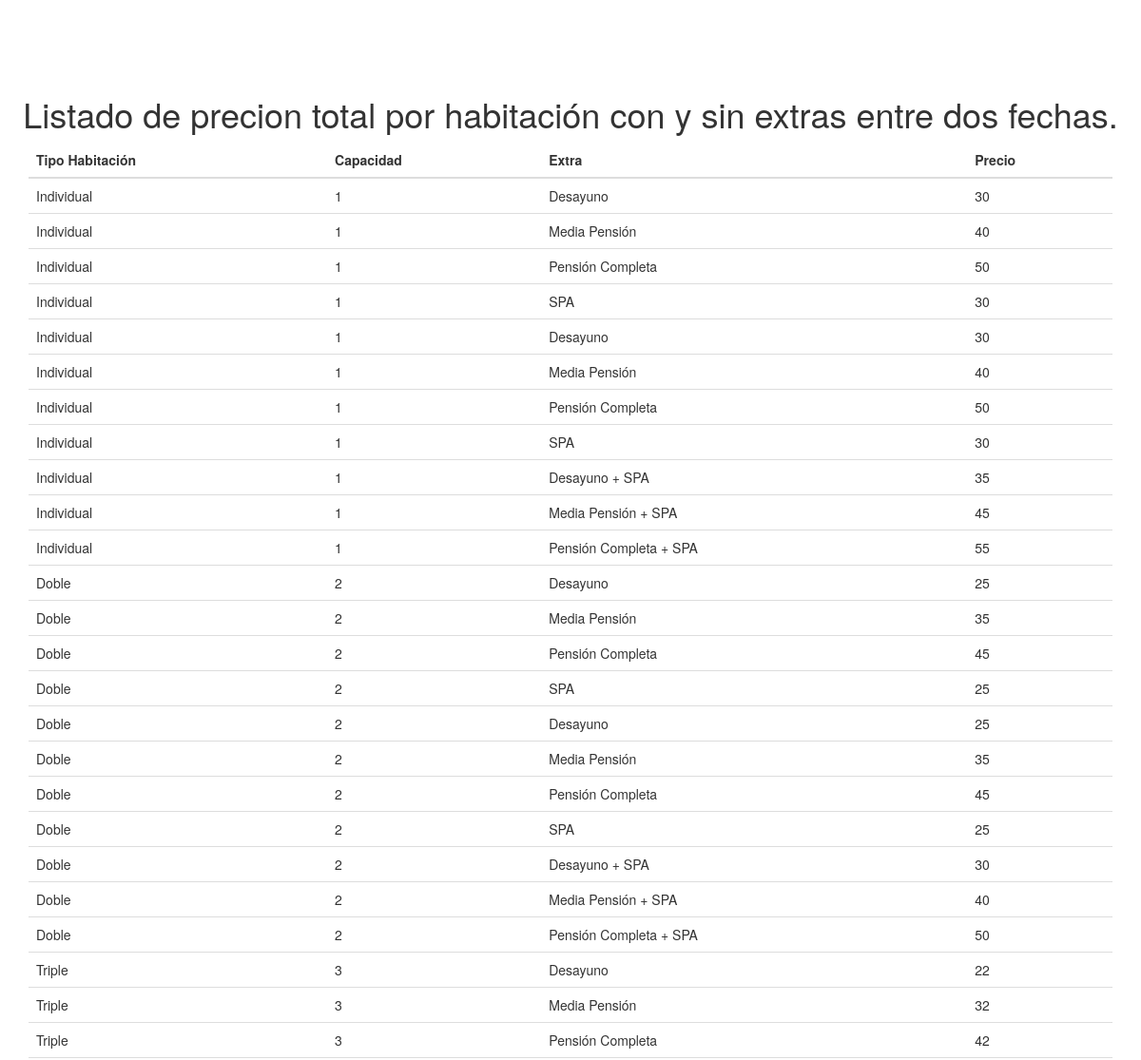
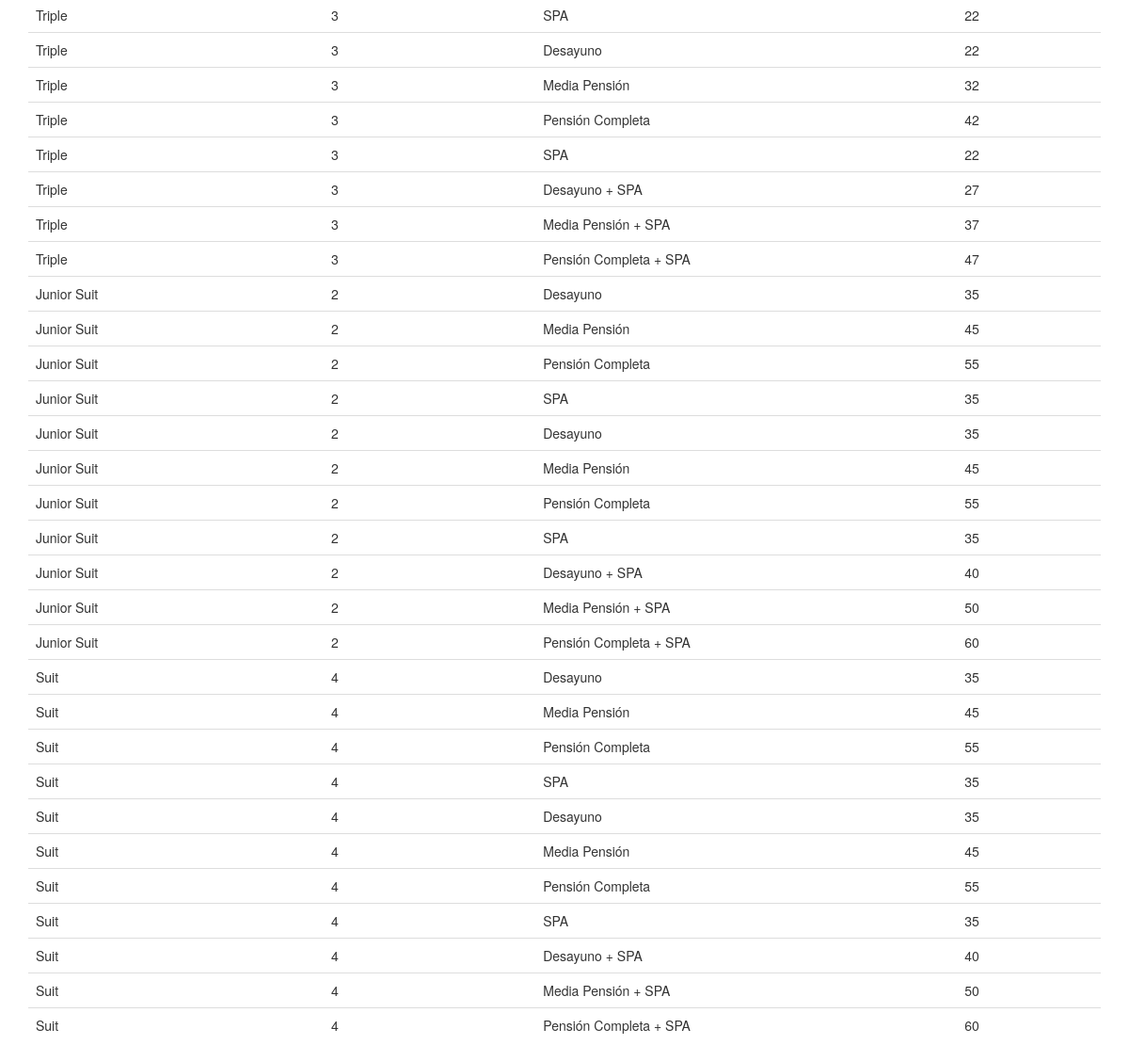
The page /index.php/api/list_price_by_room on the database its author committed (2 pictures, top to bottom).
### tables this page shows
create table rooms (id int unsigned not null auto_increment, name varchar(30) not null,  description varchar(100) not null, 
	capacity int unsigned not null, primary key (id));

### application/controllers/Api.php (called while the page is built, shortened)
<?php
class Api extends CI_Controller {
	public function load_data_bonus(){
		$this->load->model('QueryBonus');
		return $this->QueryBonus->get_all_bonus();
	}
	public function load_data_room($datein, $dateout){
		$this->load->database('default');
		$this->load->model('Query');
		$this->load->model('QueryBonus');
		$data_holder = array();
		$room = array();
		$types_rooms = $this->Query->get_types_room();
		$types_bonus = $this->load_data_bonus();
		for ($i = 0; $i < count($types_rooms); $i++){
			$aux = $this->Query->select_room_by_type($types_rooms[$i], $datein, $dateout);
			foreach ($types_bonus as $bonu)
			{
				$new_data = array('Name' => $aux->get_name());
				$room = array_merge($room, $new_data);
				$new_data = array('Description' => $aux->get_description());
				$room = array_merge($room, $new_data);
				$new_data = array('Capacity' => $aux->get_capacity());
				$room = array_merge($room, $new_data);
				$new_data = array('Bonu' => $bonu['Name']);
				$room = array_merge($room, $new_data);
				$price = ($bonu['Price'] + $aux->get_price_by_room());
				$new_data = array('Price' => $price);
				$room = array_merge($room, $new_data);
				$data_holder[] = $room;
			}
		}
		return $data_holder;
	}
	public function list_price_by_room(){
		$datein = $this->input->post("datein");
		$dateout = $this->input->post("dateout");
		$data['title'] = "TITULO";
		$data['Rooms'] = $this->load_data_room($datein, $dateout);
		$this->load->view('list', $data);
	}
}

### index.php (called while the page is built, shortened)
<?php
require_once BASEPATH.'core/CodeIgniter.php';

### application/models/Query.php (called while the page is built, shortened)
<?php
	class Query extends CI_Model
	{
		public function get_price ($datein, $dateout, $type_room)
		{
			if ($dateout == "")
				$dateout = "2017-10-31";
			if ($datein == "")
				$datein = "2017-01-01";
			$query = $this->db->query("SELECT * FROM price_room WHERE date BETWEEN ('$datein') and ('$dateout');");
			$row = $query->row();
			if (isset($row))
			{
				if ($type_room == "Individual")
				{
					$p = $row->price + 5;
					return $p;
				}
				elseif ($type_room == "Triple")
				{
					$p = $row->price - 3;
					return $p;
				}
				elseif (($type_room == "Suit") || ($type_room == "Junior Suit"))
				{
					$p = $row->price + 10;
					return $p;
				}
				else
				{
					return ($row->price);
				}
			}
		}
		public function select_room_by_type ($type_room, $datein, $dateout){
			$query = $this->db->query("SELECT * FROM rooms WHERE name = '$type_room' LIMIT 1;");
			$row = $query->row();
			if (isset($row))
			{
				$this->Room->set_name($row->name);
				$this->Room->set_description($row->description);
				$this->Room->set_capacity($row->capacity);
			}
			$this->Room->set_price_by_room($this->get_price($datein, $dateout, $type_room));
			return $this->Room;
		}
	}
 ?>

### application/views/list.php (the view, shortened to what this page needs)
<!DOCTYPE html>
<head>
	<link rel="stylesheet" href="https://maxcdn.bootstrapcdn.com/bootstrap/3.3.7/css/bootstrap.min.css" media="screen" title="no title">
</head>
<body>
	<div style="margin-top: 100px;" align="center" id="container">
		<h1>Listado de precion total por habitación con y sin extras entre dos fechas.</h1>
		<div class="container">
			<div class="table-responsive">
  				<table class="table">
    			<thead>
			      <tr>
			        <th>Tipo Habitación</th>
			        <th>Capacidad</th>
			        <th>Extra</th>
			        <th>Precio</th>
			      </tr>
			    </thead>
			    <tbody>
			<?php
				foreach($Rooms as $room) {
					echo ("<tr>");
					echo ("<td>".$room['Name']."</td>");
					echo ("<td>".$room['Capacity']."</td>");
					echo ("<td>".$room['Bonu']."</td>");
					echo ("<td>".$room['Price']."</td>");
					echo ("</tr>");
				}
			?>
			</tbody>
		</div>
	</div>
</body>
</html>

### rows shown on the page
rooms: name "Individual", capacity "1", Bonu "Desayuno", Price "30", Bonu "Media Pensión", Price "40", Bonu "Pensión Completa", Price "50", Bonu "SPA", Bonu "Desayuno + SPA", Price "35", Bonu "Media Pensión + SPA", Price "45", Bonu "Pensión Completa + SPA", Price "55"
rooms: name "Doble", capacity "2", Bonu "Desayuno", Price "25", Bonu "Media Pensión", Price "35", Bonu "Pensión Completa", Price "45", Bonu "SPA", Bonu "Desayuno + SPA", Price "30", Bonu "Media Pensión + SPA", Price "40", Bonu "Pensión Completa + SPA", Price "50"
rooms: name "Triple", capacity "3", Bonu "Desayuno", Price "22", Bonu "Media Pensión", Price "32", Bonu "Pensión Completa", Price "42", Bonu "SPA", Bonu "Desayuno + SPA", Price "27", Bonu "Media Pensión + SPA", Price "37", Bonu "Pensión Completa + SPA", Price "47"
rooms: name "Junior Suit", capacity "2", Bonu "Desayuno", Price "35", Bonu "Media Pensión", Price "45", Bonu "Pensión Completa", Price "55", Bonu "SPA", Bonu "Desayuno + SPA", Price "40", Bonu "Media Pensión + SPA", Price "50", Bonu "Pensión Completa + SPA", Price "60"
rooms: name "Suit", capacity "4", Bonu "Desayuno", Price "35", Bonu "Media Pensión", Price "45", Bonu "Pensión Completa", Price "55", Bonu "SPA", Bonu "Desayuno + SPA", Price "40", Bonu "Media Pensión + SPA", Price "50", Bonu "Pensión Completa + SPA", Price "60"
